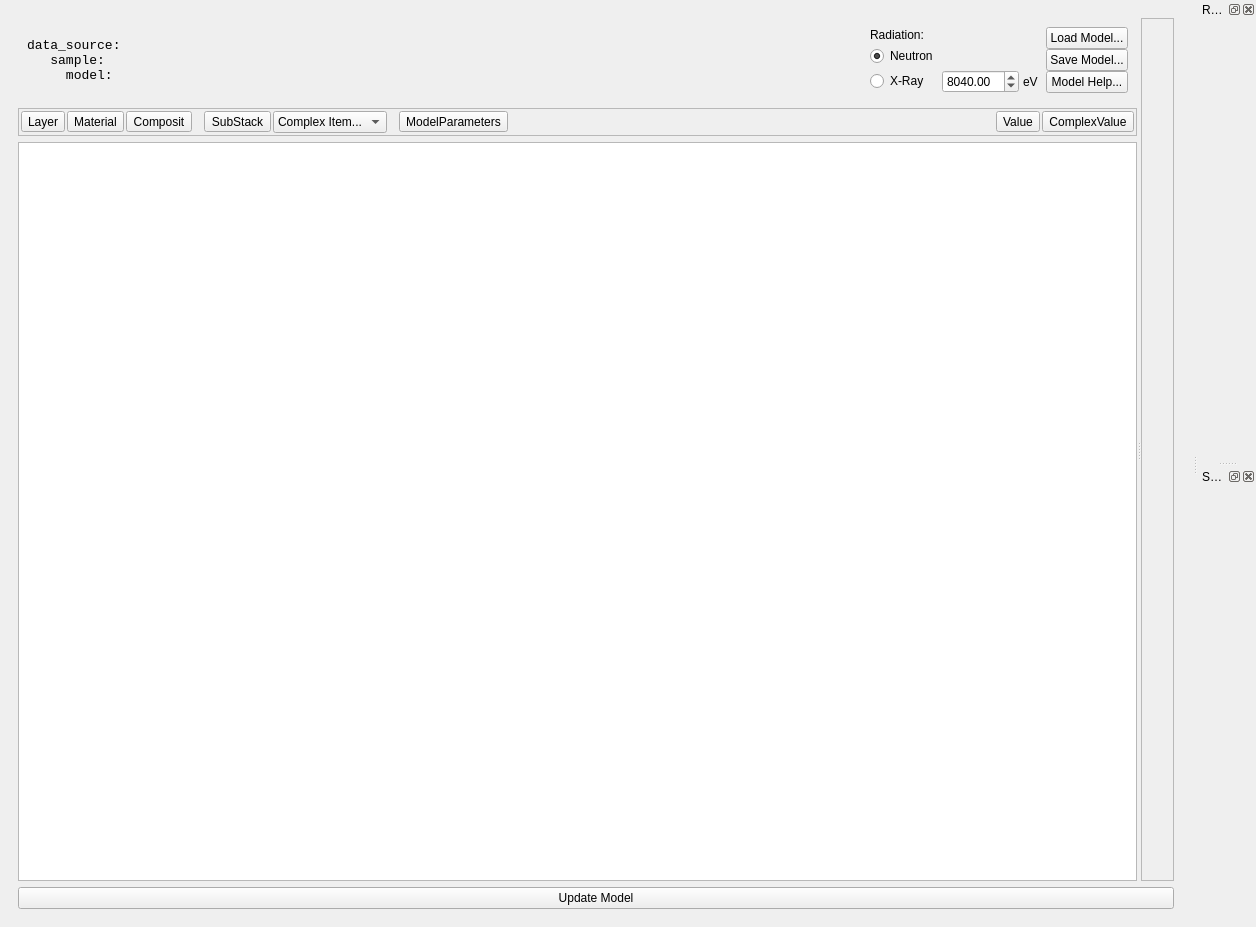
<?xml version="1.0" encoding="UTF-8"?>
<ui version="4.0">
 <class>MainWindow</class>
 <widget class="QMainWindow" name="MainWindow">
  <property name="geometry">
   <rect>
    <x>0</x>
    <y>0</y>
    <width>1256</width>
    <height>927</height>
   </rect>
  </property>
  <property name="windowTitle">
   <string>ORSO Sample Builder</string>
  </property>
  <widget class="QWidget" name="centralwidget">
   <layout class="QVBoxLayout" name="verticalLayout_2">
    <item>
     <widget class="QWidget" name="widget" native="true">
      <layout class="QVBoxLayout" name="verticalLayout_6">
       <item>
        <widget class="QSplitter" name="splitter">
         <property name="orientation">
          <enum>Qt::Horizontal</enum>
         </property>
         <widget class="QWidget" name="widget_2" native="true">
          <layout class="QVBoxLayout" name="verticalLayout">
           <item>
            <widget class="QWidget" name="widget_3" native="true">
             <layout class="QHBoxLayout" name="horizontalLayout_2">
              <item>
               <widget class="QLabel" name="label">
                <property name="font">
                 <font>
                  <family>Courier New</family>
                  <pointsize>10</pointsize>
                 </font>
                </property>
                <property name="text">
                 <string>data_source:
   sample:
     model:</string>
                </property>
               </widget>
              </item>
              <item>
               <widget class="QWidget" name="widget_5" native="true">
                <property name="sizePolicy">
                 <sizepolicy hsizetype="Fixed" vsizetype="Preferred">
                  <horstretch>0</horstretch>
                  <verstretch>0</verstretch>
                 </sizepolicy>
                </property>
                <property name="minimumSize">
                 <size>
                  <width>170</width>
                  <height>0</height>
                 </size>
                </property>
                <layout class="QGridLayout" name="gridLayout">
                 <property name="leftMargin">
                  <number>0</number>
                 </property>
                 <property name="topMargin">
                  <number>0</number>
                 </property>
                 <property name="rightMargin">
                  <number>0</number>
                 </property>
                 <property name="bottomMargin">
                  <number>0</number>
                 </property>
                 <property name="spacing">
                  <number>4</number>
                 </property>
                 <item row="0" column="0">
                  <widget class="QLabel" name="label_2">
                   <property name="text">
                    <string>Radiation:</string>
                   </property>
                  </widget>
                 </item>
                 <item row="1" column="0">
                  <widget class="QRadioButton" name="radiation_neutron">
                   <property name="text">
                    <string>Neutron</string>
                   </property>
                   <property name="checked">
                    <bool>true</bool>
                   </property>
                  </widget>
                 </item>
                 <item row="2" column="0">
                  <widget class="QRadioButton" name="radiation_xray">
                   <property name="text">
                    <string>X-Ray</string>
                   </property>
                  </widget>
                 </item>
                 <item row="2" column="1">
                  <widget class="QDoubleSpinBox" name="radiation_energy">
                   <property name="decimals">
                    <number>2</number>
                   </property>
                   <property name="maximum">
                    <double>99999.000000000000000</double>
                   </property>
                   <property name="singleStep">
                    <double>100.000000000000000</double>
                   </property>
                   <property name="value">
                    <double>8040.000000000000000</double>
                   </property>
                  </widget>
                 </item>
                 <item row="2" column="2">
                  <widget class="QLabel" name="label_3">
                   <property name="text">
                    <string>eV</string>
                   </property>
                  </widget>
                 </item>
                </layout>
               </widget>
              </item>
              <item>
               <widget class="QWidget" name="widget_4" native="true">
                <property name="sizePolicy">
                 <sizepolicy hsizetype="Fixed" vsizetype="Preferred">
                  <horstretch>0</horstretch>
                  <verstretch>0</verstretch>
                 </sizepolicy>
                </property>
                <layout class="QVBoxLayout" name="verticalLayout_7">
                 <property name="spacing">
                  <number>0</number>
                 </property>
                 <property name="leftMargin">
                  <number>0</number>
                 </property>
                 <property name="topMargin">
                  <number>0</number>
                 </property>
                 <property name="rightMargin">
                  <number>0</number>
                 </property>
                 <property name="bottomMargin">
                  <number>0</number>
                 </property>
                 <item>
                  <widget class="QPushButton" name="pushButton">
                   <property name="text">
                    <string>Load Model...</string>
                   </property>
                  </widget>
                 </item>
                 <item>
                  <widget class="QPushButton" name="pushButton_2">
                   <property name="text">
                    <string>Save Model...</string>
                   </property>
                  </widget>
                 </item>
                 <item>
                  <widget class="QPushButton" name="pushButton_3">
                   <property name="text">
                    <string>Model Help...</string>
                   </property>
                  </widget>
                 </item>
                </layout>
               </widget>
              </item>
             </layout>
            </widget>
           </item>
           <item>
            <widget class="QFrame" name="editor_toolbar">
             <property name="frameShape">
              <enum>QFrame::StyledPanel</enum>
             </property>
             <property name="frameShadow">
              <enum>QFrame::Sunken</enum>
             </property>
             <layout class="QHBoxLayout" name="horizontalLayout">
              <property name="spacing">
               <number>2</number>
              </property>
              <property name="leftMargin">
               <number>2</number>
              </property>
              <property name="topMargin">
               <number>2</number>
              </property>
              <property name="rightMargin">
               <number>2</number>
              </property>
              <property name="bottomMargin">
               <number>2</number>
              </property>
              <item>
               <widget class="QToolButton" name="button_layer">
                <property name="text">
                 <string>Layer</string>
                </property>
               </widget>
              </item>
              <item>
               <widget class="QToolButton" name="button_material">
                <property name="text">
                 <string>Material</string>
                </property>
               </widget>
              </item>
              <item>
               <widget class="QToolButton" name="button_composit">
                <property name="text">
                 <string>Composit</string>
                </property>
               </widget>
              </item>
              <item>
               <spacer name="horizontalSpacer_2">
                <property name="orientation">
                 <enum>Qt::Horizontal</enum>
                </property>
                <property name="sizeType">
                 <enum>QSizePolicy::Fixed</enum>
                </property>
                <property name="sizeHint" stdset="0">
                 <size>
                  <width>10</width>
                  <height>20</height>
                 </size>
                </property>
               </spacer>
              </item>
              <item>
               <widget class="QToolButton" name="button_substack">
                <property name="text">
                 <string>SubStack</string>
                </property>
               </widget>
              </item>
              <item>
               <widget class="QComboBox" name="complex_selector">
                <item>
                 <property name="text">
                  <string>Complex Item...</string>
                 </property>
                </item>
               </widget>
              </item>
              <item>
               <spacer name="horizontalSpacer_3">
                <property name="orientation">
                 <enum>Qt::Horizontal</enum>
                </property>
                <property name="sizeType">
                 <enum>QSizePolicy::Fixed</enum>
                </property>
                <property name="sizeHint" stdset="0">
                 <size>
                  <width>10</width>
                  <height>20</height>
                 </size>
                </property>
               </spacer>
              </item>
              <item>
               <widget class="QToolButton" name="toolButton">
                <property name="text">
                 <string>ModelParameters</string>
                </property>
               </widget>
              </item>
              <item>
               <spacer name="horizontalSpacer">
                <property name="orientation">
                 <enum>Qt::Horizontal</enum>
                </property>
                <property name="sizeHint" stdset="0">
                 <size>
                  <width>40</width>
                  <height>20</height>
                 </size>
                </property>
               </spacer>
              </item>
              <item>
               <widget class="QToolButton" name="button_value">
                <property name="text">
                 <string>Value</string>
                </property>
               </widget>
              </item>
              <item>
               <widget class="QToolButton" name="button_complexvalue">
                <property name="text">
                 <string>ComplexValue</string>
                </property>
               </widget>
              </item>
             </layout>
            </widget>
           </item>
           <item>
            <widget class="ModelEditor" name="model_editor">
             <property name="acceptRichText">
              <bool>false</bool>
             </property>
            </widget>
           </item>
          </layout>
         </widget>
         <widget class="QFrame" name="frame">
          <property name="frameShape">
           <enum>QFrame::StyledPanel</enum>
          </property>
          <property name="frameShadow">
           <enum>QFrame::Raised</enum>
          </property>
          <layout class="QVBoxLayout" name="verticalLayout_3">
           <item>
            <widget class="SampleViewer" name="model_viewer" native="true"/>
           </item>
          </layout>
         </widget>
        </widget>
       </item>
       <item>
        <widget class="QPushButton" name="update_button">
         <property name="text">
          <string>Update Model</string>
         </property>
        </widget>
       </item>
      </layout>
     </widget>
    </item>
   </layout>
  </widget>
  <widget class="QDockWidget" name="dockWidget">
   <property name="windowTitle">
    <string>Reflectivity</string>
   </property>
   <attribute name="dockWidgetArea">
    <number>2</number>
   </attribute>
   <widget class="QWidget" name="dockWidgetContents">
    <layout class="QVBoxLayout" name="verticalLayout_4">
     <item>
      <widget class="MplCanvas" name="graph_refl" native="true"/>
     </item>
    </layout>
   </widget>
  </widget>
  <widget class="QDockWidget" name="dockWidget_2">
   <property name="windowTitle">
    <string>SLD Profile</string>
   </property>
   <attribute name="dockWidgetArea">
    <number>2</number>
   </attribute>
   <widget class="QWidget" name="dockWidgetContents_2">
    <layout class="QVBoxLayout" name="verticalLayout_5">
     <item>
      <widget class="MplCanvas" name="graph_sld" native="true"/>
     </item>
    </layout>
   </widget>
  </widget>
  <action name="actionOpen">
   <property name="text">
    <string>Open...</string>
   </property>
  </action>
 </widget>
 <customwidgets>
  <customwidget>
   <class>MplCanvas</class>
   <extends>QWidget</extends>
   <header location="global">orso_tools.mpl_canvas.h</header>
   <container>1</container>
  </customwidget>
  <customwidget>
   <class>ModelEditor</class>
   <extends>QTextEdit</extends>
   <header location="global">.model_editor.h</header>
  </customwidget>
  <customwidget>
   <class>SampleViewer</class>
   <extends>QWidget</extends>
   <header location="global">orso_tools.sample_viewer.h</header>
   <container>1</container>
  </customwidget>
 </customwidgets>
 <resources/>
 <connections>
  <connection>
   <sender>update_button</sender>
   <signal>pressed()</signal>
   <receiver>MainWindow</receiver>
   <slot>update_model()</slot>
   <hints>
    <hint type="sourcelabel">
     <x>420</x>
     <y>903</y>
    </hint>
    <hint type="destinationlabel">
     <x>434</x>
     <y>922</y>
    </hint>
   </hints>
  </connection>
  <connection>
   <sender>pushButton</sender>
   <signal>pressed()</signal>
   <receiver>MainWindow</receiver>
   <slot>load_model()</slot>
   <hints>
    <hint type="sourcelabel">
     <x>1050</x>
     <y>53</y>
    </hint>
    <hint type="destinationlabel">
     <x>666</x>
     <y>5</y>
    </hint>
   </hints>
  </connection>
  <connection>
   <sender>pushButton_2</sender>
   <signal>pressed()</signal>
   <receiver>MainWindow</receiver>
   <slot>save_model()</slot>
   <hints>
    <hint type="sourcelabel">
     <x>1067</x>
     <y>84</y>
    </hint>
    <hint type="destinationlabel">
     <x>1084</x>
     <y>4</y>
    </hint>
   </hints>
  </connection>
  <connection>
   <sender>pushButton_3</sender>
   <signal>pressed()</signal>
   <receiver>MainWindow</receiver>
   <slot>model_help()</slot>
   <hints>
    <hint type="sourcelabel">
     <x>1039</x>
     <y>112</y>
    </hint>
    <hint type="destinationlabel">
     <x>560</x>
     <y>1</y>
    </hint>
   </hints>
  </connection>
 </connections>
 <slots>
  <slot>update_model()</slot>
  <slot>insert_class()</slot>
  <slot>load_model()</slot>
  <slot>save_model()</slot>
  <slot>model_help()</slot>
 </slots>
</ui>
